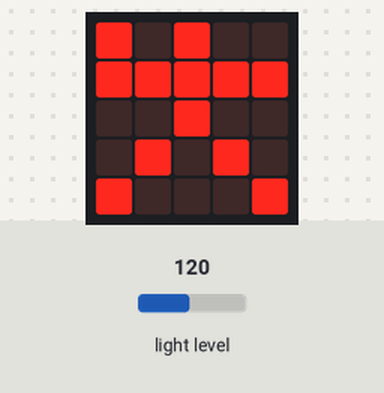
The program below on a simulated BBC micro:bit (MakeCode). Parts: the board's 5×5 LED display. The test bench sets the inputs (shaded band); at power-on: light level 120.

Above: at 1.2 s.
1.3 s: light level set to 103
2.8 s: light level set to 96
At 3.4 s:
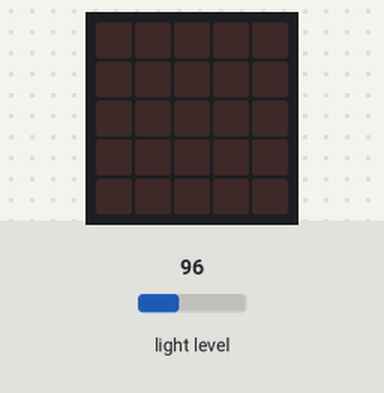
4.4 s: light level set to 128
At 4.9 s:
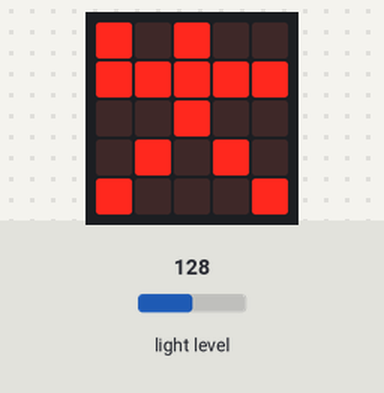
5.9 s: light level set to 5
At 6.7 s:
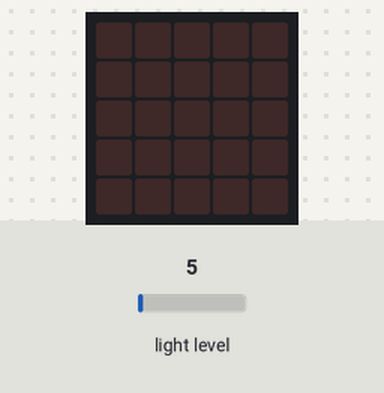
Timing chart, 0 to 8.5 s (numbered marks = the images above; inputs shaded):
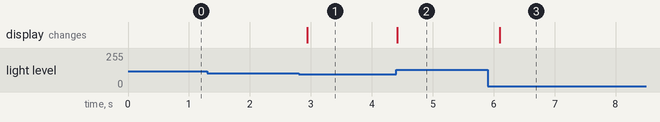

The program:

main.ts
```typescript
basic.forever(function () {
    if (input.lightLevel() > 100) {
        basic.showLeds(`
            # . # . .
            # # # # #
            . . # . .
            . # . # .
            # . . . #
            `)
    } else {
        basic.clearScreen()
    }
})
```

test.ts
```typescript
// testes vão aqui; isto não será compilado quando este pacote for usado como uma extensão.
```

Measured:
- the behaviour switches between 101 and 100 on light level (found by bisection; images 0 and 1)
- after the input at 1.3 s, every drawn part: stays the same
- after the input at 2.8 s, the display: changes after 0.14 s (image 1)
- after the input at 4.4 s, the display: changes at once (image 2)
- after the input at 5.9 s, the display: changes after 0.20 s (image 3)
